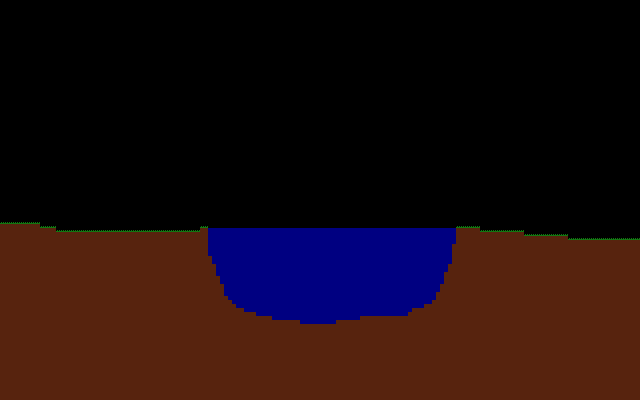

Below is a game level as drawn by its tile map, then a one-line description and the .tmx that defines it (tile-layer data replaced by summaries):
An orthogonal 160x100 tile map with 4x4 px tiles, 1 tile layer (Base Layer).

<map version="1.0" orientation="orthogonal" width="160" height="100" tilewidth="4" tileheight="4">
 <tileset firstgid="1" source="../tilesets/earth.tsx" />
 <layer name="Base Layer" width="160" height="100">
  <data>[16000 cells, 6865 non-empty, 3 distinct tile ids]</data>
 </layer>
</map>
